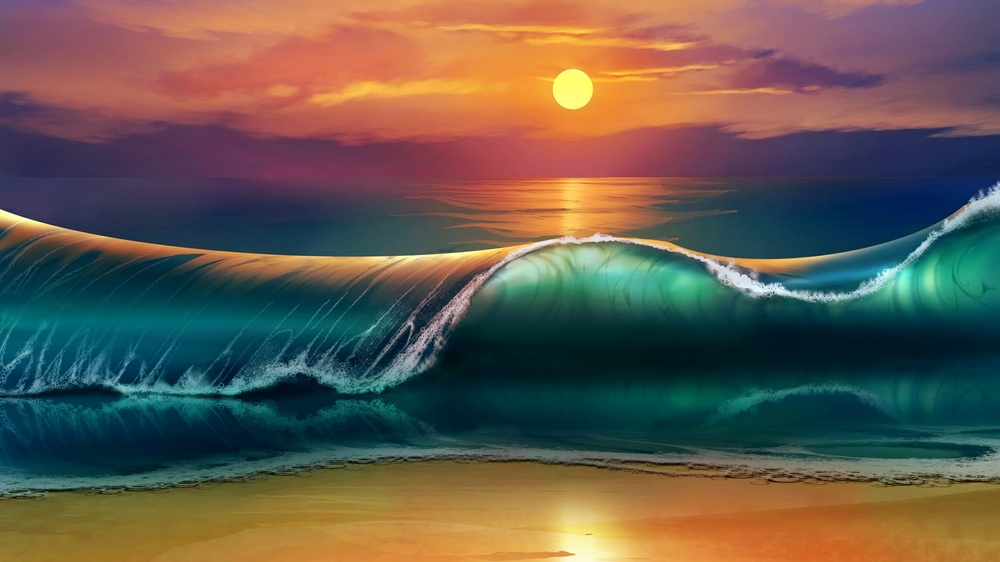
#> input picture TestData/img1.jpg, 1000 x 562 px, shrunk from 1920 x 1080 before the run
$ python template_matching.py
#> lines starting #> are read from the running program, lines starting #| are printed output that depends on the picture
import cv2 as cv
import numpy as np
from matplotlib import pyplot as plt

def main():
    print("Template Matching")
    main_image = cv.imread('TestData/img1.jpg', 0)
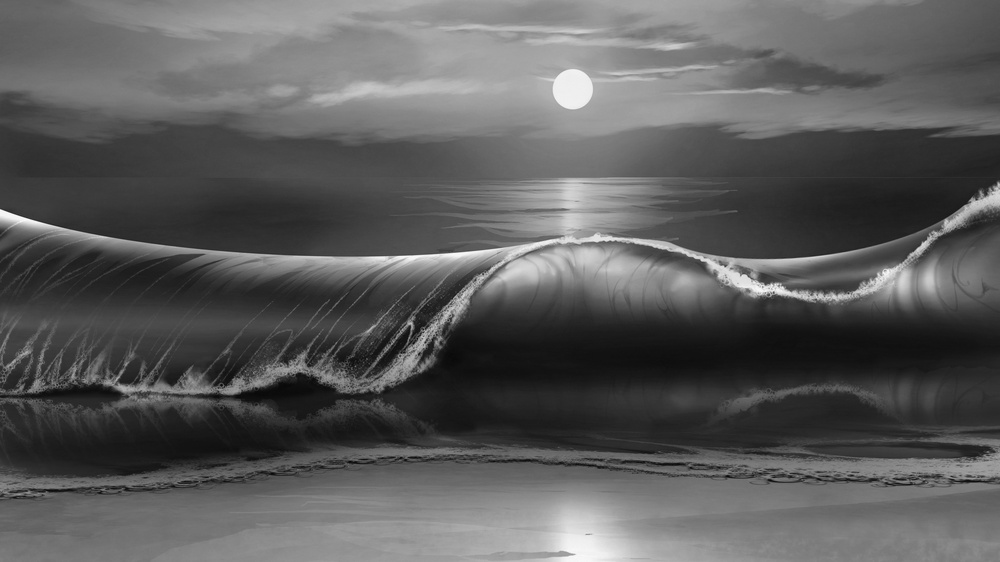
#> main_image: shape (562, 1000); min 6, max 254, mean 91.4
    # main_image_copy = main_image.copy()
    template = cv.imread('TestData/img1t2.jpg', 0)
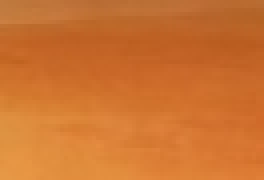
#> input picture TestData/img1t2.jpg, 66 x 45 px, shrunk from 127 x 87 before the run (shown 4 times larger)
#> template: shape (45, 66); min 113, max 166, mean 134.8
    template_w, template_h = template.shape[::-1]
#> template_w = 66; template_h = 45

    methods = ['cv.TM_CCOEFF', 'cv.TM_CCOEFF_NORMED', 'cv.TM_CCORR',
               'cv.TM_CCORR_NORMED', 'cv.TM_SQDIFF', 'cv.TM_SQDIFF_NORMED']

    for method in methods:
        img = main_image.copy()

        result = cv.matchTemplate(img, template, eval(method))
        # print(method, ": ", result)   # debug
        minVal, maxVal, minLoc, maxLoc = cv.minMaxLoc(result)

        if eval(method) in [cv.TM_SQDIFF, cv.TM_SQDIFF_NORMED]:
            top_left = minLoc
        else:
            top_left = maxLoc

        bottom_right = (top_left[0] + template_w, top_left[1] + template_h)

        cv.rectangle(img, top_left, bottom_right, 255, 2)

        plt.subplot(121), plt.imshow(result, cmap='gray')
        plt.title('matching result'), plt.xticks([]), plt.yticks([])
        plt.subplot(122), plt.imshow(img, cmap='gray')
        plt.title('Detected Point'), plt.xticks([]), plt.yticks([])
        plt.suptitle(method)
        plt.show()
#> this loop made 6 passes
#> (minVal, maxVal, minLoc, top_left, bottom_right) on passes 1 to 4: (-1722499.8, 1610160.9, (846, 280), (710, 233), (776, 278)), (-0.956, 0.976, (318, 169), (680, 511), (746, 556)), (7392460.5, 87278736, (447, 338), (554, 517), (620, 562)), (0.692, 1, (411, 343), (680, 511), (746, 556))
#> (minVal, maxVal, maxLoc, top_left, bottom_right) on passes 5 to 6: (25972, 40771364, (447, 338), (677, 511), (743, 556)), (0.000478, 1, (894, 125), (677, 511), (743, 556))
#> pass 1, in main, `result = cv.matchTemplate(img, template, eval(method))`:
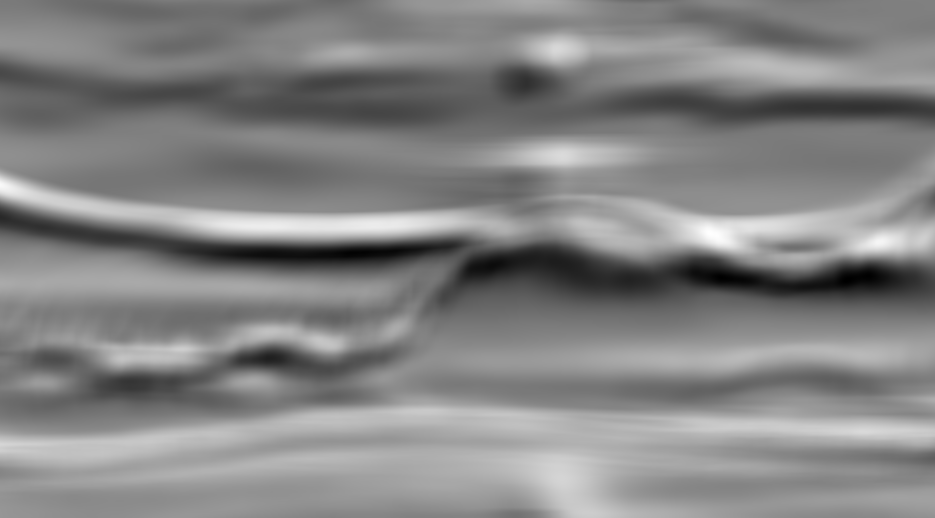
#> result: shape (518, 935) float32; min -1722499.8, max 1610160.9, mean 5414.1; drawn with min black and max white
#> pass 1, in main, `plt.show()`:
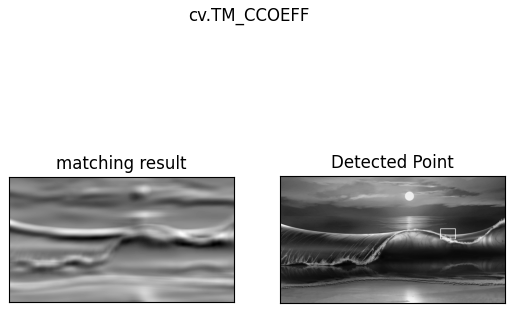
#> figure drawn by matplotlib, 2 panels
#> pass 2, in main, `result = cv.matchTemplate(img, template, eval(method))`:
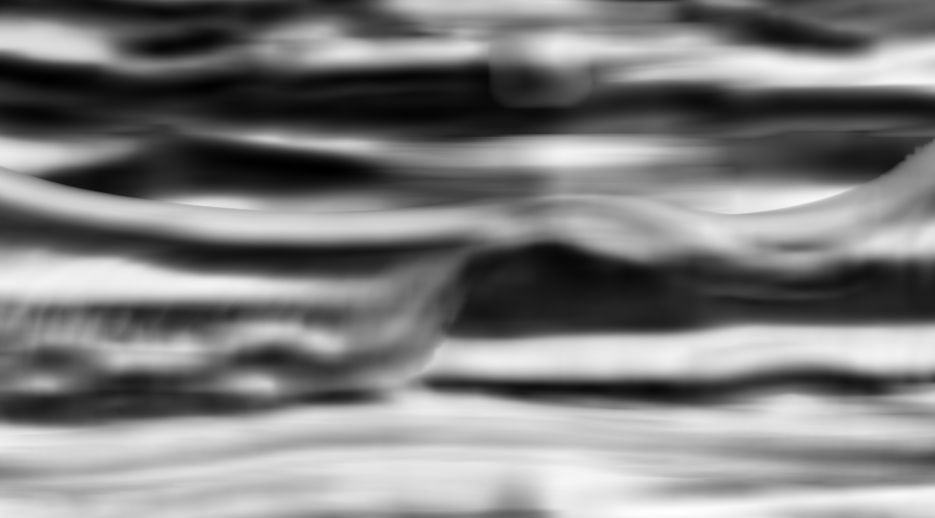
#> result: shape (518, 935) float32; min -0.956, max 0.976, mean 0.00113; drawn with min black and max white
#> pass 3, in main, `result = cv.matchTemplate(img, template, eval(method))`:
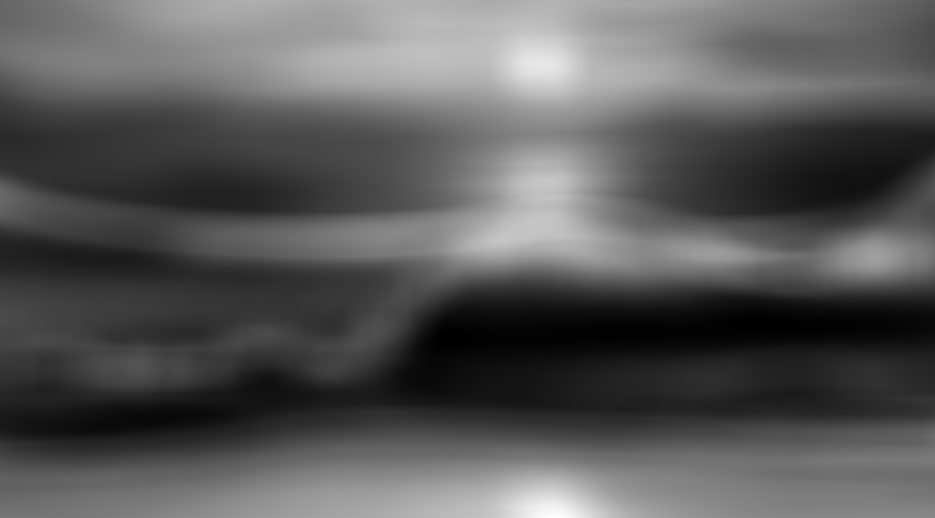
#> result: shape (518, 935) float32; min 7392460.5, max 87278736, mean 35312416; drawn with min black and max white
#> after the loop:
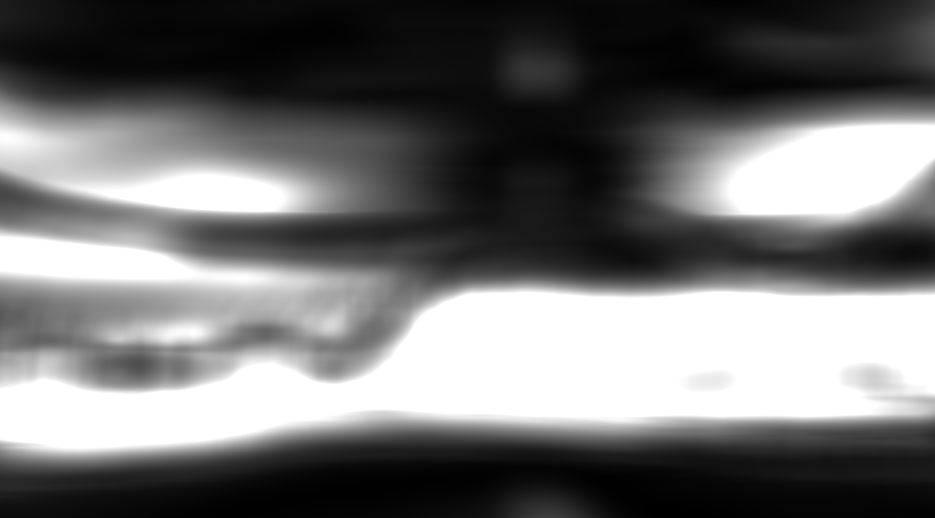
#> result: shape (518, 935) float32; min 0.000478, max 1, mean 0.443

if __name__ == "__main__":
    main()
